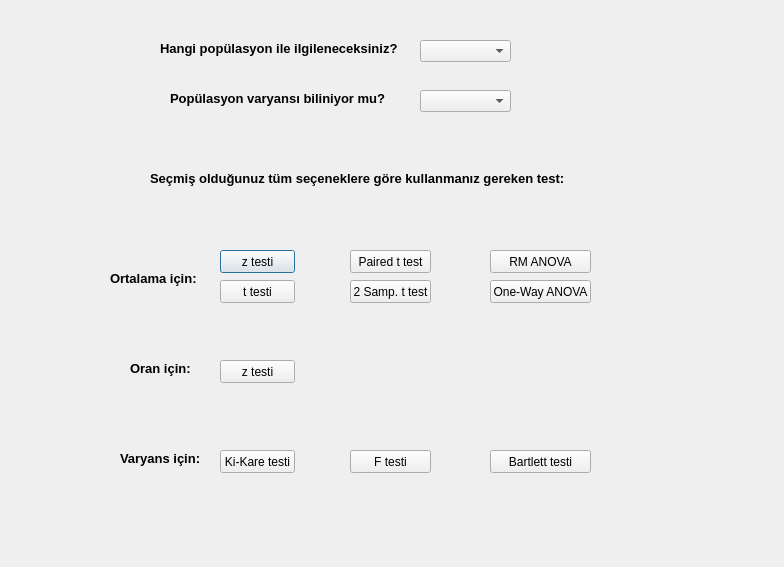
<?xml version="1.0" encoding="UTF-8"?>
<ui version="4.0">
 <class>Dialog_ParametricMenu</class>
 <widget class="QDialog" name="Dialog_ParametricMenu">
  <property name="geometry">
   <rect>
    <x>0</x>
    <y>0</y>
    <width>784</width>
    <height>567</height>
   </rect>
  </property>
  <property name="windowTitle">
   <string>Parametrik Menüsü</string>
  </property>
  <widget class="QLabel" name="label">
   <property name="geometry">
    <rect>
     <x>160</x>
     <y>40</y>
     <width>241</width>
     <height>16</height>
    </rect>
   </property>
   <property name="font">
    <font>
     <pointsize>10</pointsize>
     <weight>75</weight>
     <bold>true</bold>
    </font>
   </property>
   <property name="text">
    <string>Hangi popülasyon ile ilgileneceksiniz?</string>
   </property>
  </widget>
  <widget class="QComboBox" name="comboBox">
   <property name="geometry">
    <rect>
     <x>420</x>
     <y>40</y>
     <width>91</width>
     <height>22</height>
    </rect>
   </property>
   <property name="currentIndex">
    <number>-1</number>
   </property>
   <item>
    <property name="text">
     <string>Ortalama</string>
    </property>
   </item>
   <item>
    <property name="text">
     <string>Oran</string>
    </property>
   </item>
   <item>
    <property name="text">
     <string>Varyans</string>
    </property>
   </item>
  </widget>
  <widget class="QLabel" name="label_2">
   <property name="geometry">
    <rect>
     <x>170</x>
     <y>90</y>
     <width>221</width>
     <height>16</height>
    </rect>
   </property>
   <property name="font">
    <font>
     <pointsize>10</pointsize>
     <weight>75</weight>
     <bold>true</bold>
    </font>
   </property>
   <property name="text">
    <string>Popülasyon varyansı biliniyor mu?</string>
   </property>
  </widget>
  <widget class="QComboBox" name="comboBox_2">
   <property name="geometry">
    <rect>
     <x>420</x>
     <y>90</y>
     <width>91</width>
     <height>22</height>
    </rect>
   </property>
   <property name="currentIndex">
    <number>-1</number>
   </property>
   <item>
    <property name="text">
     <string>Evet</string>
    </property>
   </item>
   <item>
    <property name="text">
     <string>Hayır(n&gt;=30)</string>
    </property>
   </item>
   <item>
    <property name="text">
     <string>Hayır(n&lt;30)</string>
    </property>
   </item>
  </widget>
  <widget class="QLabel" name="label_3">
   <property name="geometry">
    <rect>
     <x>150</x>
     <y>170</y>
     <width>441</width>
     <height>16</height>
    </rect>
   </property>
   <property name="font">
    <font>
     <pointsize>10</pointsize>
     <weight>75</weight>
     <bold>true</bold>
    </font>
   </property>
   <property name="text">
    <string>Seçmiş olduğunuz tüm seçeneklere göre kullanmanız gereken test:</string>
   </property>
  </widget>
  <widget class="QPushButton" name="pushButton">
   <property name="geometry">
    <rect>
     <x>220</x>
     <y>250</y>
     <width>75</width>
     <height>23</height>
    </rect>
   </property>
   <property name="text">
    <string>z testi</string>
   </property>
  </widget>
  <widget class="QPushButton" name="pushButton_2">
   <property name="geometry">
    <rect>
     <x>220</x>
     <y>280</y>
     <width>75</width>
     <height>23</height>
    </rect>
   </property>
   <property name="text">
    <string>t testi</string>
   </property>
  </widget>
  <widget class="QPushButton" name="pushButton_3">
   <property name="geometry">
    <rect>
     <x>350</x>
     <y>250</y>
     <width>81</width>
     <height>23</height>
    </rect>
   </property>
   <property name="text">
    <string>Paired t test</string>
   </property>
  </widget>
  <widget class="QPushButton" name="pushButton_4">
   <property name="geometry">
    <rect>
     <x>350</x>
     <y>280</y>
     <width>81</width>
     <height>23</height>
    </rect>
   </property>
   <property name="text">
    <string>2 Samp. t test</string>
   </property>
  </widget>
  <widget class="QPushButton" name="pushButton_5">
   <property name="geometry">
    <rect>
     <x>490</x>
     <y>250</y>
     <width>101</width>
     <height>23</height>
    </rect>
   </property>
   <property name="text">
    <string>RM ANOVA</string>
   </property>
  </widget>
  <widget class="QPushButton" name="pushButton_6">
   <property name="geometry">
    <rect>
     <x>490</x>
     <y>280</y>
     <width>101</width>
     <height>23</height>
    </rect>
   </property>
   <property name="text">
    <string>One-Way ANOVA</string>
   </property>
  </widget>
  <widget class="QPushButton" name="pushButton_7">
   <property name="geometry">
    <rect>
     <x>220</x>
     <y>360</y>
     <width>75</width>
     <height>23</height>
    </rect>
   </property>
   <property name="text">
    <string>z testi</string>
   </property>
  </widget>
  <widget class="QPushButton" name="pushButton_8">
   <property name="geometry">
    <rect>
     <x>220</x>
     <y>450</y>
     <width>75</width>
     <height>23</height>
    </rect>
   </property>
   <property name="text">
    <string>Ki-Kare testi</string>
   </property>
  </widget>
  <widget class="QPushButton" name="pushButton_9">
   <property name="geometry">
    <rect>
     <x>350</x>
     <y>450</y>
     <width>81</width>
     <height>23</height>
    </rect>
   </property>
   <property name="text">
    <string>F testi</string>
   </property>
  </widget>
  <widget class="QPushButton" name="pushButton_10">
   <property name="geometry">
    <rect>
     <x>490</x>
     <y>450</y>
     <width>101</width>
     <height>23</height>
    </rect>
   </property>
   <property name="text">
    <string>Bartlett testi</string>
   </property>
  </widget>
  <widget class="QLabel" name="label_4">
   <property name="geometry">
    <rect>
     <x>110</x>
     <y>270</y>
     <width>101</width>
     <height>16</height>
    </rect>
   </property>
   <property name="font">
    <font>
     <pointsize>10</pointsize>
     <weight>75</weight>
     <bold>true</bold>
    </font>
   </property>
   <property name="text">
    <string>Ortalama için:</string>
   </property>
  </widget>
  <widget class="QLabel" name="label_5">
   <property name="geometry">
    <rect>
     <x>130</x>
     <y>360</y>
     <width>71</width>
     <height>16</height>
    </rect>
   </property>
   <property name="font">
    <font>
     <pointsize>10</pointsize>
     <weight>75</weight>
     <bold>true</bold>
    </font>
   </property>
   <property name="text">
    <string>Oran için:</string>
   </property>
  </widget>
  <widget class="QLabel" name="label_6">
   <property name="geometry">
    <rect>
     <x>120</x>
     <y>450</y>
     <width>91</width>
     <height>16</height>
    </rect>
   </property>
   <property name="font">
    <font>
     <pointsize>10</pointsize>
     <weight>75</weight>
     <bold>true</bold>
    </font>
   </property>
   <property name="text">
    <string>Varyans için:</string>
   </property>
  </widget>
 </widget>
 <resources/>
 <connections/>
</ui>
